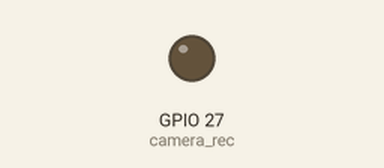
This sketch was run on a simulated ESP32. On the bench: output pins drawn as LEDs (lit = HIGH). Pins used as bus, display or sensor lines are not drawn.

Above: at 1.6 s.
Timing chart, 0 to 3.1 s (numbered marks = the images above):
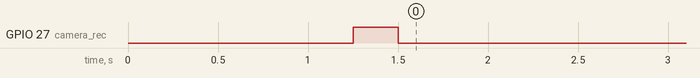

The sketch:

Camera.ino
```cpp
void setup() {

  #define camera_trig 25
  #define camera_rec 27

  pinMode(camera_trig, OUTPUT);
  digitalWrite(camera_trig, LOW);
  pinMode(camera_rec, OUTPUT);
  digitalWrite(camera_rec, LOW);

  //Run Camera

      digitalWrite(camera_trig, HIGH);
      delay(250);
      digitalWrite(camera_trig, LOW);
      delay(1000);
      digitalWrite(camera_rec, HIGH);
      delay(250);
      digitalWrite(camera_rec, LOW);

}

void loop() {

}
```
